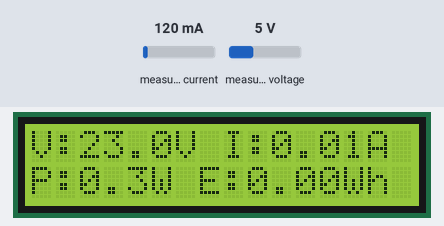
Bench run of a sketch on a simulated Arduino Uno, built with avr-gcc and run on an emulated ATmega328P. On the bench: 16×2 character LCD. Inputs (shaded band) come from the test bench; at power-on: measured current 120 mA, measured voltage 5 V.

Above: at 3.7 s.
3.8 s: measured current set to 40 mA
At 4.7 s:
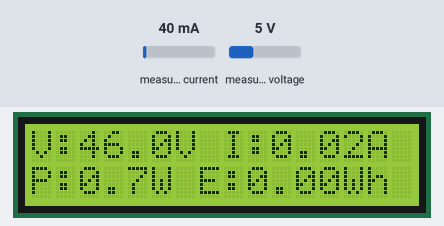
6.8 s: measured voltage set to 0.3 V
At 8.5 s:
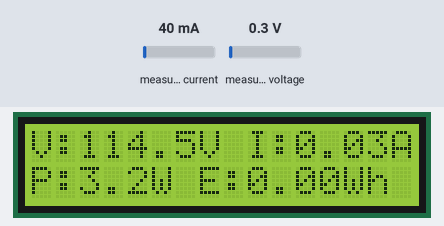
10.2 s: measured current set to 500 mA
At 11.6 s:
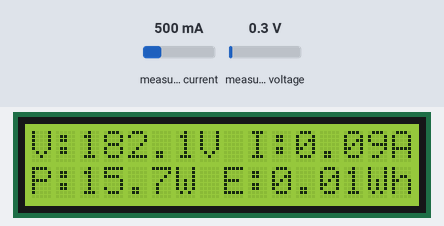
13.6 s: measured voltage set to 3.8 V
At 15.3 s:
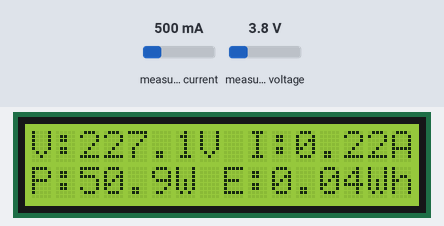
17.1 s: measured current set to 1000 mA
At 18.7 s:
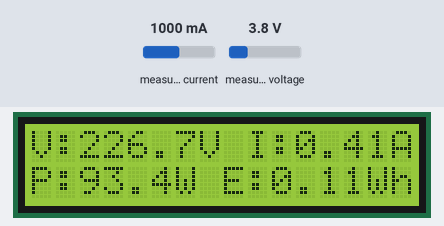
20.5 s: measured voltage set to 7.5 V
At 21.9 s:
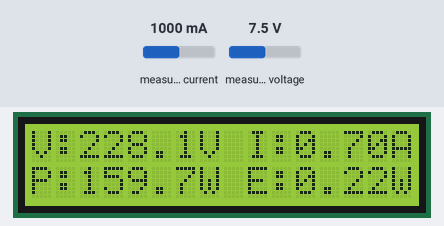
Timing chart, 0 to 23.5 s (numbered marks = the images above; inputs shaded):
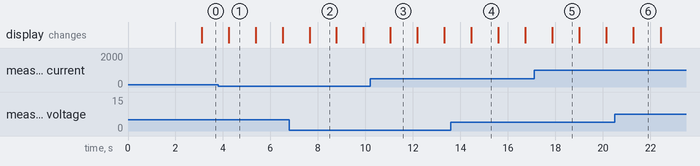

The sketch:

AC_Energy_Meter_Code.ino
```cpp
#include "EmonLib.h"           // Include EmonLib for energy monitoring
#include <Wire.h>               // Include Wire library for I2C communication
#include <LiquidCrystal_I2C.h>  // Include LiquidCrystal_I2C library for LCD display

LiquidCrystal_I2C lcd(0x27, 16, 2);  // Initialize LCD with I2C address 0x27 and size 16x2

// Calibration constants for the voltage and current sensors
const float vCalibration = 96;     // Voltage calibration factor
const float currCalibration = 1.33; // Current calibration factor

EnergyMonitor emon;  // Create an instance of EnergyMonitor

// Variables to store energy consumption
float power = 0.0;           // Power consumed by the load in Watts
unsigned long lastMillis = millis(); // Time to calculate energy
float energyConsumed = 0.0; // Energy consumed in Wh
const float voltageThreshold = 5.0; // Threshold for detecting AC input

#define SMOOTHING 10  // Number of samples to average
float voltageSamples[SMOOTHING];
float currentSamples[SMOOTHING];
int sampleIndex = 0;

void setup() {
  // Initialize the LCD
  lcd.init();           // Initialize the LCD
  lcd.backlight();      // Turn on LCD backlight

  // Setup voltage and current inputs for energy monitoring
  emon.voltage(35, vCalibration, 1.7);  // Configure voltage measurement: input pin, calibration, phase shift
  emon.current(34, currCalibration);   // Configure current measurement: input pin, calibration

  // Display zero readings during calibration
  lcd.clear();
  lcd.setCursor(0, 0);
  lcd.setCursor(0, 1);
  // Calibration delay
  delay(2000);  // Wait 2 seconds for the system to stabilize
}

void loop() {
  // Calculate voltage and current
  emon.calcVI(100, 2000);  // Number of half wavelengths (crossings), time-out

  // Store current readings in arrays for smoothing
  voltageSamples[sampleIndex] = emon.Vrms;
  currentSamples[sampleIndex] = emon.Irms;

  sampleIndex++;
  if (sampleIndex >= SMOOTHING) {
    sampleIndex = 0;  // Wrap around after the buffer is full
  }

  // Calculate the moving average for voltage and current
  float avgVoltage = 0.0;
  float avgCurrent = 0.0;
  for (int i = 0; i < SMOOTHING; i++) {
    avgVoltage += voltageSamples[i];
    avgCurrent += currentSamples[i];
  }
  avgVoltage /= SMOOTHING;
  avgCurrent /= SMOOTHING;

  // Check if the voltage is below the threshold (no AC input or load connected)
  if (avgVoltage < voltageThreshold) {
    avgVoltage = 0.0;
    avgCurrent = 0.0;
    power = 0.0;
    energyConsumed = 0.0; // Reset energy consumed
  } else {
    // Calculate power if AC input is detected
    power = avgVoltage * avgCurrent;

    // Update energy consumed every second
    unsigned long currentMillis = millis();
    if (currentMillis - lastMillis >= 1000) {
      energyConsumed += power / 3600; // Power in watts, convert to Wh
      lastMillis = currentMillis;
    }
  }

  // Update the LCD display instantly
  lcd.clear();                 // Clear LCD display

  // Display voltage and current on the first row
  lcd.setCursor(0, 0);         // Set cursor to the first row
  lcd.print("V:");             // Print "V:" label
  lcd.print(avgVoltage, 1);    // Print the voltage with 1 decimal precision
  lcd.print("V ");             // Print "V" label with space

  lcd.print("I:");             // Print "I:" label
  lcd.print(avgCurrent, 2);    // Print the current with 1 decimal precision
  lcd.print("A");              // Print "A" label

  // Display power and energy on the second row
  lcd.setCursor(0, 1);         // Set cursor to the second row
  lcd.print("P:");             // Print "P:" label
  lcd.print(power, 1);         // Print the power consumed in watts
  lcd.print("W ");             // Print "W" label with space

  lcd.print("E:");             // Print "E:" label
  lcd.print(energyConsumed, 2); // Print energy consumed in Wh (2 decimal places)
  lcd.print("Wh");             // Print "Wh" label

  delay(100); // Short delay for stability
}
```

Measured:
- what the display in image 1 shows lasts 1.2 s, from 4.2 s to 5.4 s
